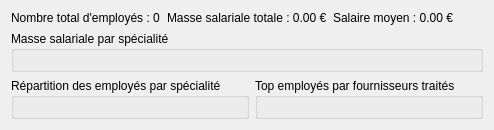
                    <widget class="QWidget" name="tabStatistiques">
                      <attribute name="title">
                        <string>Statistiques</string>
                      </attribute>
                      <layout class="QVBoxLayout" name="vertical_statistiques">
                        <item>
                          <layout class="QHBoxLayout" name="hStatsSummary">
                            <item>
                              <widget class="QLabel" name="label_total_employes">
                                <property name="text">
                                  <string>Nombre total d'employés : 0</string>
                                </property>
                              </widget>
                            </item>
                            <item>
                              <widget class="QLabel" name="label_masse_salariale">
                                <property name="text">
                                  <string>Masse salariale totale : 0.00 €</string>
                                </property>
                              </widget>
                            </item>
                            <item>
                              <widget class="QLabel" name="label_salaire_moyen">
                                <property name="text">
                                  <string>Salaire moyen : 0.00 €</string>
                                </property>
                              </widget>
                            </item>
                          </layout>
                        </item>
                        <item>
                          <widget class="QGroupBox" name="groupTopChart">
                            <property name="title">
                              <string>Masse salariale par spécialité</string>
                            </property>
                            <layout class="QVBoxLayout" name="vTopChart">
                              <item>
                                <widget class="QFrame" name="frameStatsTopChart">
                                  <property name="minimumHeight">
                                    <number>280</number>
                                  </property>
                                  <property name="frameShape">
                                    <enum>QFrame::StyledPanel</enum>
                                  </property>
                                  <property name="frameShadow">
                                    <enum>QFrame::Raised</enum>
                                  </property>
                                </widget>
                              </item>
                            </layout>
                          </widget>
                        </item>
                        <item>
                          <layout class="QHBoxLayout" name="hBottomCharts">
                            <item>
                              <widget class="QGroupBox" name="groupLeftChart">
                                <property name="title">
                                  <string>Répartition des employés par spécialité</string>
                                </property>
                                <layout class="QVBoxLayout" name="vLeftChart">
                                  <item>
                                    <widget class="QFrame" name="frameStatsLeftChart">
                                      <property name="minimumHeight">
                                        <number>250</number>
                                      </property>
                                      <property name="frameShape">
                                        <enum>QFrame::StyledPanel</enum>
                                      </property>
                                      <property name="frameShadow">
                                        <enum>QFrame::Raised</enum>
                                      </property>
                                    </widget>
                                  </item>
                                </layout>
                              </widget>
                            </item>
                            <item>
                              <widget class="QGroupBox" name="groupRightChart">
                                <property name="title">
                                  <string>Top employés par fournisseurs traités</string>
                                </property>
                                <layout class="QVBoxLayout" name="vRightChart">
                                  <item>
                                    <widget class="QFrame" name="frameStatsRightChart">
                                      <property name="minimumHeight">
                                        <number>250</number>
                                      </property>
                                      <property name="frameShape">
                                        <enum>QFrame::StyledPanel</enum>
                                      </property>
                                      <property name="frameShadow">
                                        <enum>QFrame::Raised</enum>
                                      </property>
                                    </widget>
                                  </item>
                                </layout>
                              </widget>
                            </item>
                          </layout>
                        </item>
                      </layout>
                    </widget>
